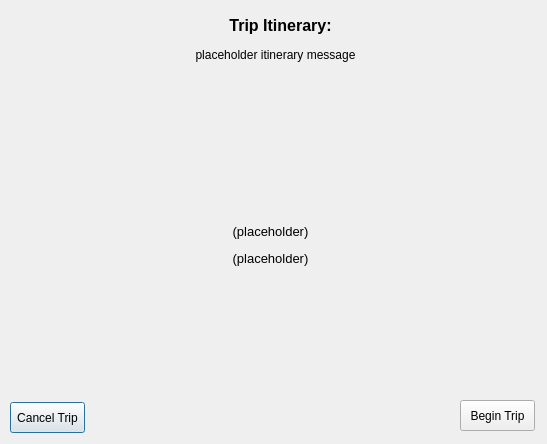
<?xml version="1.0" encoding="UTF-8"?>
<ui version="4.0">
 <class>tripRoutePlanner</class>
 <widget class="QDialog" name="tripRoutePlanner">
  <property name="geometry">
   <rect>
    <x>0</x>
    <y>0</y>
    <width>547</width>
    <height>444</height>
   </rect>
  </property>
  <property name="windowTitle">
   <string>Dialog</string>
  </property>
  <widget class="QStackedWidget" name="initialFromUciStacked">
   <property name="geometry">
    <rect>
     <x>0</x>
     <y>0</y>
     <width>541</width>
     <height>471</height>
    </rect>
   </property>
   <property name="currentIndex">
    <number>0</number>
   </property>
   <widget class="QWidget" name="page">
    <widget class="QLabel" name="titleLabel">
     <property name="geometry">
      <rect>
       <x>90</x>
       <y>10</y>
       <width>381</width>
       <height>31</height>
      </rect>
     </property>
     <property name="font">
      <font>
       <pointsize>12</pointsize>
       <weight>75</weight>
       <bold>true</bold>
      </font>
     </property>
     <property name="text">
      <string>&lt;html&gt;&lt;head/&gt;&lt;body&gt;&lt;p align=&quot;center&quot;&gt;Trip Itinerary:&lt;/p&gt;&lt;/body&gt;&lt;/html&gt;</string>
     </property>
    </widget>
    <widget class="QPushButton" name="cancelTripButton">
     <property name="geometry">
      <rect>
       <x>10</x>
       <y>402</y>
       <width>75</width>
       <height>31</height>
      </rect>
     </property>
     <property name="text">
      <string>Cancel Trip</string>
     </property>
    </widget>
    <widget class="QPushButton" name="beginTripButton">
     <property name="geometry">
      <rect>
       <x>460</x>
       <y>400</y>
       <width>75</width>
       <height>31</height>
      </rect>
     </property>
     <property name="text">
      <string>Begin Trip</string>
     </property>
    </widget>
    <widget class="QLabel" name="collegesToVisitLabel">
     <property name="geometry">
      <rect>
       <x>20</x>
       <y>100</y>
       <width>501</width>
       <height>291</height>
      </rect>
     </property>
     <property name="font">
      <font>
       <pointsize>10</pointsize>
      </font>
     </property>
     <property name="text">
      <string>&lt;html&gt;&lt;head/&gt;&lt;body&gt;&lt;p align=&quot;center&quot;&gt;(placeholder)&lt;/p&gt;&lt;p align=&quot;center&quot;&gt;(placeholder)&lt;/p&gt;&lt;/body&gt;&lt;/html&gt;</string>
     </property>
     <property name="wordWrap">
      <bool>true</bool>
     </property>
    </widget>
    <widget class="QLabel" name="startingCollegeLabel">
     <property name="geometry">
      <rect>
       <x>90</x>
       <y>30</y>
       <width>371</width>
       <height>51</height>
      </rect>
     </property>
     <property name="text">
      <string>&lt;html&gt;&lt;head/&gt;&lt;body&gt;&lt;p align=&quot;center&quot;&gt;placeholder itinerary message&lt;/p&gt;&lt;/body&gt;&lt;/html&gt;</string>
     </property>
    </widget>
   </widget>
   <widget class="QWidget" name="page_2">
    <widget class="QLabel" name="welcomeLabel">
     <property name="geometry">
      <rect>
       <x>10</x>
       <y>10</y>
       <width>531</width>
       <height>31</height>
      </rect>
     </property>
     <property name="font">
      <font>
       <pointsize>12</pointsize>
       <weight>75</weight>
       <bold>true</bold>
      </font>
     </property>
     <property name="text">
      <string>title</string>
     </property>
     <property name="textFormat">
      <enum>Qt::AutoText</enum>
     </property>
     <property name="alignment">
      <set>Qt::AlignCenter</set>
     </property>
    </widget>
    <widget class="QPushButton" name="exitButton">
     <property name="geometry">
      <rect>
       <x>10</x>
       <y>410</y>
       <width>75</width>
       <height>23</height>
      </rect>
     </property>
     <property name="text">
      <string>Cancel Trip</string>
     </property>
    </widget>
    <widget class="QPushButton" name="nextButton">
     <property name="geometry">
      <rect>
       <x>440</x>
       <y>410</y>
       <width>101</width>
       <height>23</height>
      </rect>
     </property>
     <property name="text">
      <string>Next Campus</string>
     </property>
    </widget>
    <widget class="QPushButton" name="souvenirsButton">
     <property name="geometry">
      <rect>
       <x>230</x>
       <y>410</y>
       <width>75</width>
       <height>23</height>
      </rect>
     </property>
     <property name="text">
      <string>Souvenirs</string>
     </property>
    </widget>
    <widget class="QLabel" name="distanceVarLabel">
     <property name="geometry">
      <rect>
       <x>220</x>
       <y>380</y>
       <width>101</width>
       <height>21</height>
      </rect>
     </property>
     <property name="font">
      <font>
       <pointsize>10</pointsize>
      </font>
     </property>
     <property name="text">
      <string/>
     </property>
     <property name="alignment">
      <set>Qt::AlignLeading|Qt::AlignLeft|Qt::AlignVCenter</set>
     </property>
     <property name="wordWrap">
      <bool>true</bool>
     </property>
    </widget>
    <widget class="QLabel" name="imageLabel">
     <property name="geometry">
      <rect>
       <x>72</x>
       <y>100</y>
       <width>256</width>
       <height>192</height>
      </rect>
     </property>
     <property name="font">
      <font>
       <pointsize>10</pointsize>
      </font>
     </property>
     <property name="text">
      <string/>
     </property>
     <property name="alignment">
      <set>Qt::AlignCenter</set>
     </property>
     <property name="wordWrap">
      <bool>true</bool>
     </property>
    </widget>
    <widget class="QLabel" name="previousVarLabel">
     <property name="geometry">
      <rect>
       <x>130</x>
       <y>330</y>
       <width>321</width>
       <height>21</height>
      </rect>
     </property>
     <property name="font">
      <font>
       <pointsize>10</pointsize>
      </font>
     </property>
     <property name="text">
      <string/>
     </property>
     <property name="alignment">
      <set>Qt::AlignLeading|Qt::AlignLeft|Qt::AlignVCenter</set>
     </property>
     <property name="wordWrap">
      <bool>true</bool>
     </property>
    </widget>
    <widget class="QLabel" name="nextVarLabel">
     <property name="geometry">
      <rect>
       <x>130</x>
       <y>300</y>
       <width>361</width>
       <height>21</height>
      </rect>
     </property>
     <property name="font">
      <font>
       <pointsize>10</pointsize>
      </font>
     </property>
     <property name="text">
      <string/>
     </property>
     <property name="alignment">
      <set>Qt::AlignLeading|Qt::AlignLeft|Qt::AlignVCenter</set>
     </property>
     <property name="wordWrap">
      <bool>true</bool>
     </property>
    </widget>
    <widget class="QLabel" name="nextLabel">
     <property name="geometry">
      <rect>
       <x>10</x>
       <y>300</y>
       <width>110</width>
       <height>21</height>
      </rect>
     </property>
     <property name="font">
      <font>
       <pointsize>10</pointsize>
      </font>
     </property>
     <property name="text">
      <string/>
     </property>
     <property name="alignment">
      <set>Qt::AlignLeading|Qt::AlignLeft|Qt::AlignVCenter</set>
     </property>
     <property name="wordWrap">
      <bool>true</bool>
     </property>
    </widget>
    <widget class="QLabel" name="distanceLabel">
     <property name="geometry">
      <rect>
       <x>10</x>
       <y>380</y>
       <width>190</width>
       <height>21</height>
      </rect>
     </property>
     <property name="font">
      <font>
       <pointsize>10</pointsize>
      </font>
     </property>
     <property name="text">
      <string/>
     </property>
     <property name="alignment">
      <set>Qt::AlignLeading|Qt::AlignLeft|Qt::AlignVCenter</set>
     </property>
     <property name="wordWrap">
      <bool>true</bool>
     </property>
    </widget>
    <widget class="QLabel" name="previousLabel">
     <property name="geometry">
      <rect>
       <x>10</x>
       <y>330</y>
       <width>110</width>
       <height>21</height>
      </rect>
     </property>
     <property name="font">
      <font>
       <pointsize>10</pointsize>
      </font>
     </property>
     <property name="text">
      <string/>
     </property>
     <property name="alignment">
      <set>Qt::AlignLeading|Qt::AlignLeft|Qt::AlignVCenter</set>
     </property>
     <property name="wordWrap">
      <bool>true</bool>
     </property>
    </widget>
    <widget class="QLabel" name="unitsLabel">
     <property name="geometry">
      <rect>
       <x>324</x>
       <y>380</y>
       <width>71</width>
       <height>21</height>
      </rect>
     </property>
     <property name="font">
      <font>
       <pointsize>10</pointsize>
      </font>
     </property>
     <property name="text">
      <string/>
     </property>
     <property name="alignment">
      <set>Qt::AlignCenter</set>
     </property>
     <property name="wordWrap">
      <bool>true</bool>
     </property>
    </widget>
   </widget>
  </widget>
 </widget>
 <resources/>
 <connections/>
</ui>
